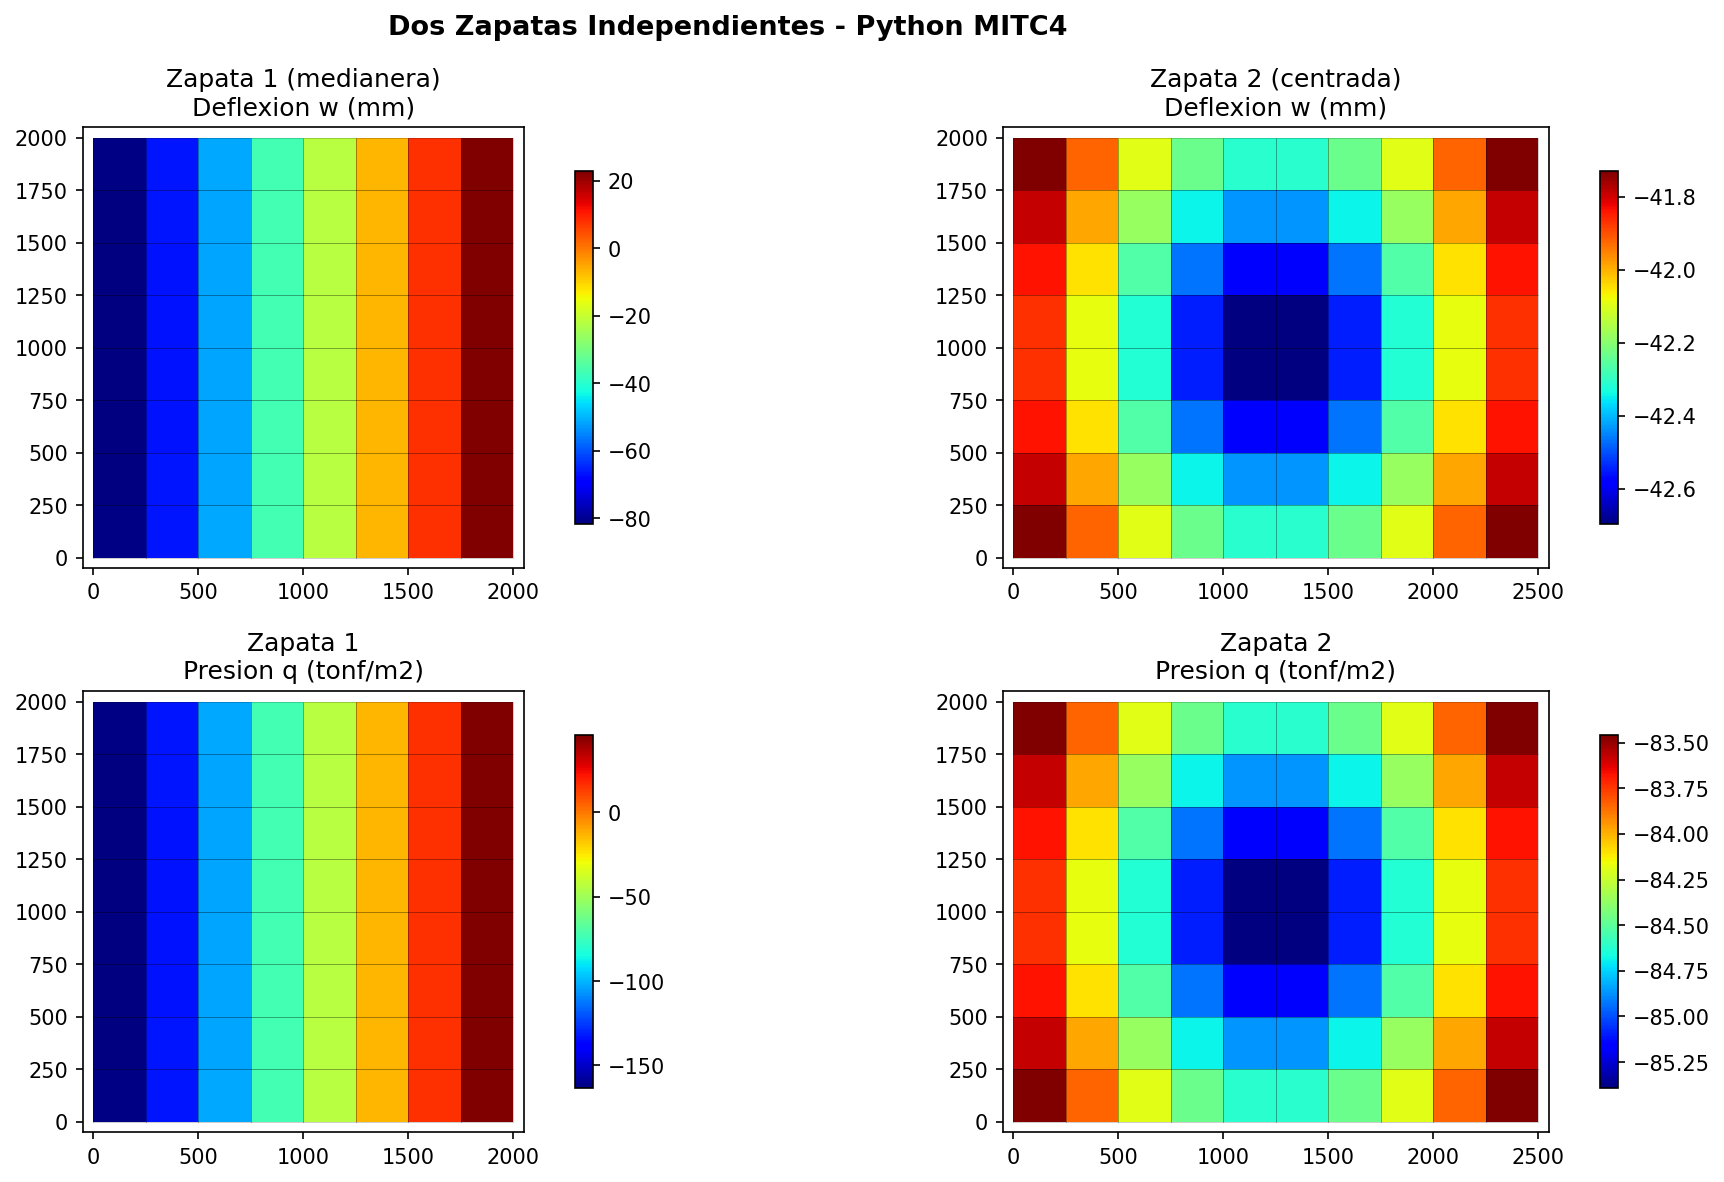

The script that saved this image:
"""Dos Zapatas Independientes - Python MITC4
   Zapata 1 (medianera): 2x2m, Col en (250,1000), P1=80tf
   Zapata 2 (centrada): 2.5x2m, Col en centro, P2=120tf
   Comparar presion de contacto con Calcpad y SAP2000"""
import numpy as np
import math
import matplotlib
matplotlib.use('Agg')
import matplotlib.pyplot as plt
from matplotlib.patches import Rectangle
from matplotlib.collections import PatchCollection

E=25000.; nu=0.2; t=500.; G=E/(2*(1+nu)); kappa=5./6.
ks=0.000002*9806.65  # N/mm^3

def mitc4_solve(Lx, Ly, de, xCol, yCol, Pu_tf, E, nu, t, ks):
    """Solve single footing with MITC4"""
    G=E/(2*(1+nu)); kappa=5./6.
    Pu=Pu_tf*9806.65
    nx=int(round(Lx/de)); ny=int(round(Ly/de))
    nj1x=nx+1; nj1y=ny+1; nj=nj1x*nj1y; nd=3; nt=nd*nj

    xj=np.zeros(nj); yj=np.zeros(nj)
    for j in range(nj1y):
        for i in range(nj1x):
            k=j*nj1x+i; xj[k]=i*de; yj[k]=j*de

    ej=np.zeros((nx*ny,4),dtype=int)
    for j in range(ny):
        for i in range(nx):
            e=j*nx+i; bl=j*nj1x+i; ej[e]=[bl,bl+1,bl+nj1x+1,bl+nj1x]

    Db=E*t**3/(12*(1-nu**2))*np.array([[1,nu,0],[nu,1,0],[0,0,(1-nu)/2]])
    Ds=kappa*G*t*np.array([[1,0],[0,1]])
    gp=1/math.sqrt(3)

    K=np.zeros((nt,nt))
    for e in range(nx*ny):
        ns=ej[e]; dx_e=xj[ns[2]]-xj[ns[0]]; dy_e=yj[ns[2]]-yj[ns[0]]
        J11=dx_e/2; J22=dy_e/2; detJ=J11*J22
        Ke=np.zeros((12,12))
        for xi_g,eta_g in [(-gp,-gp),(gp,-gp),(gp,gp),(-gp,gp)]:
            dNdx=np.array([-(1-eta_g)/4,(1-eta_g)/4,(1+eta_g)/4,-(1+eta_g)/4])/J11
            dNdy=np.array([-(1-xi_g)/4,-(1+xi_g)/4,(1+xi_g)/4,(1-xi_g)/4])/J22
            Bb=np.zeros((3,12))
            for i in range(4):
                Bb[0,3*i+2]=-dNdx[i]; Bb[1,3*i+1]=dNdy[i]
                Bb[2,3*i+1]=dNdx[i]; Bb[2,3*i+2]=-dNdy[i]
            Ke+=Bb.T@Db@Bb*detJ
            # MITC4
            Bs_m=np.zeros((2,12))
            for eta_t in [-1.,1.]:
                w_t=(1+eta_t*eta_g)/2
                dNdx_t=np.array([-(1-eta_t)/4,(1-eta_t)/4,(1+eta_t)/4,-(1+eta_t)/4])/J11
                N_t=np.array([(1-xi_g)*(1-eta_t)/4,(1+xi_g)*(1-eta_t)/4,(1+xi_g)*(1+eta_t)/4,(1-xi_g)*(1+eta_t)/4])
                for i in range(4):
                    Bs_m[0,3*i]+=w_t*dNdx_t[i]; Bs_m[0,3*i+2]+=w_t*(-N_t[i])
            for xi_t in [-1.,1.]:
                w_t=(1+xi_t*xi_g)/2
                dNdy_t=np.array([-(1-xi_t)/4,-(1+xi_t)/4,(1+xi_t)/4,(1-xi_t)/4])/J22
                N_t=np.array([(1-xi_t)*(1-eta_g)/4,(1+xi_t)*(1-eta_g)/4,(1+xi_t)*(1+eta_g)/4,(1-xi_t)*(1+eta_g)/4])
                for i in range(4):
                    Bs_m[1,3*i]+=w_t*dNdy_t[i]; Bs_m[1,3*i+1]+=w_t*N_t[i]
            Ke+=Bs_m.T@Ds@Bs_m*detJ
        dofs=[]
        for n in ns: dofs.extend([nd*n,nd*n+1,nd*n+2])
        for i in range(12):
            for j in range(12): K[dofs[i],dofs[j]]+=Ke[i,j]

    # Winkler
    for j in range(nj1y):
        for i in range(nj1x):
            k=j*nj1x+i
            tx=de if 0<i<nx else de/2
            ty=de if 0<j<ny else de/2
            K[nd*k,nd*k]+=ks*tx*ty

    # Load
    Lc=400.
    F=np.zeros(nt)
    qc=Pu/(Lc**2)
    for j in range(nj1y):
        for i in range(nj1x):
            k=j*nj1x+i
            if abs(xj[k]-xCol)<=Lc/2+de/2 and abs(yj[k]-yCol)<=Lc/2+de/2:
                tx=de if 0<i<nx else de/2; ty=de if 0<j<ny else de/2
                if abs(xj[k]-xCol)==Lc/2: tx=de/2
                if abs(yj[k]-yCol)==Lc/2: ty=de/2
                F[nd*k]-=qc*tx*ty

    Z=np.linalg.solve(K,F)
    w=Z[::3]
    q_soil = ks * w / 9806.65 * 1e6  # tonf/m^2

    return xj, yj, w, q_soil, ej, nx, ny

# === Zapata 1: medianera ===
xj1, yj1, w1, q1, ej1, nx1, ny1 = mitc4_solve(2000, 2000, 250, 250, 1000, 80, E, nu, t, ks)

# === Zapata 2: centrada ===
xj2, yj2, w2, q2, ej2, nx2, ny2 = mitc4_solve(2500, 2000, 250, 1250, 1000, 120, E, nu, t, ks)

print("=== PYTHON MITC4 ===")
print(f"Zapata 1: w_min={w1.min():.3f}mm, q_min={q1.min():.2f} tonf/m2, q_max={q1.max():.2f} tonf/m2")
print(f"Zapata 2: w_min={w2.min():.3f}mm, q_min={q2.min():.2f} tonf/m2, q_max={q2.max():.2f} tonf/m2")

# Check equilibrium
R1 = sum(ks * w1[k] * (250 if 0<k%(nx1+1)<nx1 else 125) * (250 if 0<k//(nx1+1)<ny1 else 125) for k in range(len(w1)))
R2 = sum(ks * w2[k] * (250 if 0<k%(nx2+1)<nx2 else 125) * (250 if 0<k//(nx2+1)<ny2 else 125) for k in range(len(w2)))
print(f"R1 = {R1/9806.65:.2f} tonf (P1=80), R2 = {R2/9806.65:.2f} tonf (P2=120)")

# === PLOT ===
fig, axes = plt.subplots(2, 2, figsize=(14, 8))
fig.suptitle('Dos Zapatas Independientes - Python MITC4', fontsize=13, fontweight='bold')

for col, (xj_p, yj_p, data, ej_p, title, Lx, Ly) in enumerate([
    (xj1, yj1, w1, ej1, 'Zapata 1 (medianera)\nDeflexion w (mm)', 2000, 2000),
    (xj2, yj2, w2, ej2, 'Zapata 2 (centrada)\nDeflexion w (mm)', 2500, 2000),
]):
    ax = axes[0, col]; ax.set_aspect('equal')
    patches = []
    colors_e = []
    ne = len(ej_p)
    for e in range(ne):
        ns = ej_p[e]
        verts = list(zip(xj_p[ns], yj_p[ns]))
        patches.append(plt.Polygon(verts, closed=True))
        colors_e.append(np.mean(data[ns]))
    pc = PatchCollection(patches, cmap='jet')
    pc.set_array(np.array(colors_e))
    ax.add_collection(pc); plt.colorbar(pc, ax=ax, shrink=0.8)
    ax.set_title(title); ax.set_xlim(-50, Lx+50); ax.set_ylim(-50, Ly+50)
    for e in range(ne):
        ns = ej_p[e]
        xs = list(xj_p[ns]) + [xj_p[ns[0]]]; ys = list(yj_p[ns]) + [yj_p[ns[0]]]
        ax.plot(xs, ys, 'k-', lw=0.3, alpha=0.3)

for col, (xj_p, yj_p, data, ej_p, title, Lx, Ly) in enumerate([
    (xj1, yj1, q1, ej1, 'Zapata 1\nPresion q (tonf/m2)', 2000, 2000),
    (xj2, yj2, q2, ej2, 'Zapata 2\nPresion q (tonf/m2)', 2500, 2000),
]):
    ax = axes[1, col]; ax.set_aspect('equal')
    patches = []
    colors_e = []
    ne = len(ej_p)
    for e in range(ne):
        ns = ej_p[e]
        verts = list(zip(xj_p[ns], yj_p[ns]))
        patches.append(plt.Polygon(verts, closed=True))
        colors_e.append(np.mean(data[ns]))
    pc = PatchCollection(patches, cmap='jet')
    pc.set_array(np.array(colors_e))
    ax.add_collection(pc); plt.colorbar(pc, ax=ax, shrink=0.8)
    ax.set_title(title); ax.set_xlim(-50, Lx+50); ax.set_ylim(-50, Ly+50)
    for e in range(ne):
        ns = ej_p[e]
        xs = list(xj_p[ns]) + [xj_p[ns[0]]]; ys = list(yj_p[ns]) + [yj_p[ns[0]]]
        ax.plot(xs, ys, 'k-', lw=0.3, alpha=0.3)

plt.tight_layout()
plt.savefig('dos_zapatas_python.png', dpi=150, bbox_inches='tight')
print("\nSaved: dos_zapatas_python.png")

# === Comparar con Calcpad ===
print(f"\n=== COMPARACION ===")
print(f"Calcpad Zapata 1: w Col1 = -74.312 mm")
print(f"Python  Zapata 1: w Col1 = {w1[4*(nx1+1)+1]:.3f} mm")
print(f"Calcpad Zapata 2: w Col2 = -42.766 mm")
kc2 = (ny2//2)*(nx2+1) + nx2//2
print(f"Python  Zapata 2: w Col2 = {w2[kc2]:.3f} mm")
